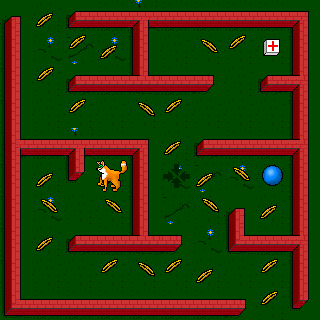

A 2D game scene composited from a Tiled map and its tileset images. What follows is a short description and the map's XML, with each tile layer's data collapsed to a summary:
An orthogonal 10x10 tile map with 32x32 px tiles, 3 tile layers (maze, grain, enemy), 3 tilesets.

<map version="1.2" tiledversion="1.2.2" orientation="orthogonal" renderorder="right-down" width="10" height="10" tilewidth="32" tileheight="32" infinite="0" nextlayerid="5" nextobjectid="1">
 <tileset firstgid="1" name="maze" tilewidth="32" tileheight="32" tilecount="24" columns="4">
  <image source="tiles.png" width="128" height="192" />
 </tileset>
 <tileset firstgid="25" name="grain" tilewidth="32" tileheight="32" tilecount="10" columns="10">
  <image source="grain.png" width="320" height="32" />
 </tileset>
 <tileset firstgid="35" name="enemy" tilewidth="32" tileheight="32" tilecount="12" columns="4">
  <image source="enemy.png" width="128" height="96" />
 </tileset>
 <layer id="2" name="maze" width="10" height="10">
  <data>[100 cells, 100 non-empty, 15 distinct tile ids]</data>
 </layer>
 <layer id="3" name="grain" width="10" height="10">
  <data>[100 cells, 28 non-empty, 7 distinct tile ids]</data>
 </layer>
 <layer id="4" name="enemy" width="10" height="10">
  <data>[100 cells, 1 non-empty, 1 distinct tile ids]</data>
 </layer>
</map>